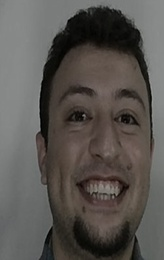
%> input picture WDOAImageContrastEnhancement/test.jpg, 164 x 260 px, shrunk from 251 x 397 before the run
$ octave WDOAImageContrastEnhancement.m   (GNU Octave 9; MATLAB toolbox functions it lacks are replaced by stand-ins)
%> lines starting %> are read from the running program, lines starting %| are printed output that depends on the picture
### WDOAImageContrastEnhancement/ClusterCost.m
function [z, out] = ClusterCost(m, X)
% Calculate Distance Matrix
d = pdist2(X, m);
% Assign Clusters and Find Closest Distances
[dmin, ind] = min(d, [], 2);
% Sum of Within-Cluster Distance
WCD = sum(dmin);
z=WCD;
out.d=d;
out.dmin=dmin;
out.ind=ind;
out.WCD=WCD;
end

### WDOAImageContrastEnhancement/WDOAImageContrastEnhancement.m
%% Weevil Damage Optimization Algorithm (WDOA) Image Contrast Enhancement
% [11 lines of commented-out code are left out]
%%-------------------------------------------------------------------------

% Begin
clear;
clc;
close all;
warning('off');
% Loading
img=imread('test.jpg');
%> img is the input picture: size 260x164x3 uint8; mean R, G, B 88.3, 84.4, 80.4
img=im2double(img);
%> img: size 260x164x3 double
gray=rgb2gray(img);
% Reshaping image to vector
X=gray(:);

%% Starting WDOA
k = 6;
CostFunction=@(m) ClusterCost(m, X);     % Cost Function
VarSize=[k size(X,2)];           % Decision Variables Matrix Size
%> VarSize = [6 1]
nVar=prod(VarSize);              % Number of Decision Variables
%> nVar = 6
VarMin= repmat(min(X),k,1);      % Lower Bound of Variables
%> VarMin = [0; 0; 0; 0; 0; 0]
VarMax= repmat(max(X),k,1);      % Upper Bound of Variables
%> VarMax = [0.6; 0.6; 0.6; 0.6; 0.6; 0.6]

%% WDOA Parameters
MaxIt = 100;                        % Maximum Number of Iterations
nPop = 10;                          % Number of weevils

DamageRate = 0.3;                   % Damage Rate
nweevil = round(DamageRate*nPop);   % Number of Remained weevils
nNew = nPop-nweevil;                % Number of New weevils
mu = linspace(1, 0, nPop);          % Mutation Rates
pMutation = 0.1;                    % Mutation Probability
MUtwo = 1-mu;                       % Second Mutation
SnoutPower = 0.8;                   % Weevil Snout power Rate
FlyPower = 0.003;                   % Weevil Fly Power Rate
%----------------------------------------

%% Basics
% Empty weevil
weevil.Position = [];
weevil.Cost = [];
% Weevils Array
pop = repmat(weevil, nPop, 1);
% First weevils
for i = 1:nPop
pop(i).Position = unifrnd(VarMin, VarMax, VarSize);
pop(i).Cost = CostFunction(pop(i).Position);
end;
%> after the loop, pop = 10 items; first 5, Cost: 1409.4, 1447.5, 1810.4, 2079, 1390.4
% Sort
[~, SortOrder] = sort([pop.Cost]);pop = pop(SortOrder);
%> after `[~, SortOrder] = sort([pop.Cost])`: SortOrder = [6 7 5 1 2 8 10 9 3 4]
%> after `pop = pop(SortOrder)`: pop = 10 items; first 5, Cost: 1225.9, 1281.9, 1390.4, 1409.4, 1447.5
% Best Solution
BestSol = pop(1);
%> BestSol = {Position [0.286 0.519 0.156 0.483 0.329 0.00843], Cost 1225.9}
% Best Costs Array
BestCost = zeros(MaxIt, 1);
%--------------------------------

%% WDOA Body
for it = 1:MaxIt
newpop = pop;
for i = 1:nPop
for k = 1:nVar
if rand <= MUtwo(i)
TMP = mu;TMP(i) = 0;TMP = TMP/sum(TMP);
j = RouletteWheelS(TMP);
newpop(i).Position(k) = pop(i).Position(k)+SnoutPower*(pop(j).Position(k)-pop(i).Position(k)+FlyPower);
end;
% Mutation
if rand <= pMutation
newpop(i).Position(k) = newpop(i).Position(k);
end;end;
% Apply Lower and Upper Bound Limits
newpop(i).Position = max(newpop(i).Position, VarMin);
newpop(i).Position = min(newpop(i).Position, VarMax);
newpop(i).Cost = CostFunction(newpop(i).Position);end;% Asses power
[~, SortOrder] = sort([newpop.Cost]);newpop = newpop(SortOrder);% Sort
pop = [pop(1:nweevil);newpop(1:nNew)];% Select
[~, SortOrder] = sort([pop.Cost]);pop = pop(SortOrder);% Sort
BestSol = pop(1);% Update
BestCost(it) = BestSol.Cost;% Store
% Iteration
disp(['In Iteration No ' num2str(it) ': WDOA Best Cost = ' num2str(BestCost(it))]);
end;
%> this loop made 100 passes
%> BestSol on passes 8 to 15: {Position [0.29 0.522 0.235 0.41 0.335 0.072], Cost 889.3}, {Position [0.29 0.522 0.235 0.41 0.335 0.072], Cost 889.3}, {Position [0.29 0.522 0.235 0.41 0.335 0.072], Cost 889.3}, {Position [0.29 0.522 0.235 0.41 0.335 0.072], Cost 889.3}, {Position [0.29 0.522 0.235 0.41 0.337 0.0746], Cost 888.1}, {Position [0.292 0.522 0.235 0.41 0.337 0.072], Cost 888}, {Position [0.292 0.522 0.235 0.41 0.337 0.072], Cost 888}, {Position [0.292 0.522 0.235 0.41 0.337 0.072], Cost 888}
%| In Iteration No 1: WDOA Best Cost = 1225.9035
%| In Iteration No 2: WDOA Best Cost = 1219.0628
%| In Iteration No 3: WDOA Best Cost = 1025.8971
%| In Iteration No 4: WDOA Best Cost = 900.9204
%| In Iteration No 5: WDOA Best Cost = 900.9204
%| In Iteration No 6: WDOA Best Cost = 900.9204
%| In Iteration No 7: WDOA Best Cost = 900.9204
%| In Iteration No 8: WDOA Best Cost = 889.2839
%> (further printed lines are left out)
%> after the loop, BestCost = 100 values, max 1225.9 at index 1, min 886.1 at index 25, mean 895.2; TMP = [0.2 0.178 0.156 0.133 0.111 0.0889 0.0667 0.0444 0.0222 0]; j = 1; newpop = 10 items; first 5, Cost: 886.1, 886.1, 889.6, 892.6, 893.4; pop = 10 items; first 5, Cost: 886.1, 886.1, 886.1, 886.1, 886.1
% Plot
figure;
Thresh=sort(BestSol.Position);
%> Thresh = [0.072; 0.235; 0.292; 0.342; 0.41; 0.522]
Adj = imadjust(img,[Thresh(1) Thresh(2) Thresh(3); Thresh(4) Thresh(5) Thresh(6)]);
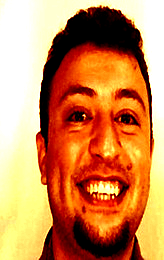
%> Adj: size 260x164x3 double; mean R, G, B 0.801, 0.537, 0.332
subplot(2,2,1);
imshow(img); title('Original');
subplot(2,2,2)
imshow(Adj,[]);title('WDOA Enhanced');
subplot(2,2,[3 4])
plot(BestCost,'k', 'LineWidth', 2);
title(['WDOA Best Cost is :  ',num2str(BestCost(it))])
xlabel('Iteration');
ylabel('Cost Value');
ax = gca;
ax.FontSize = 10;
ax.FontWeight='bold';
set(gca,'Color','c')
grid on;
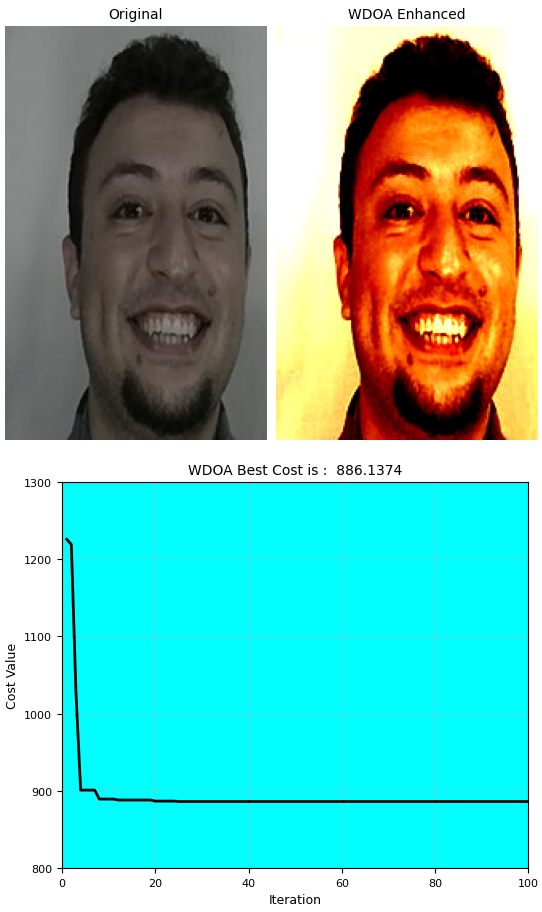
%> figure redrawn from the program's plot data, 3 panels
